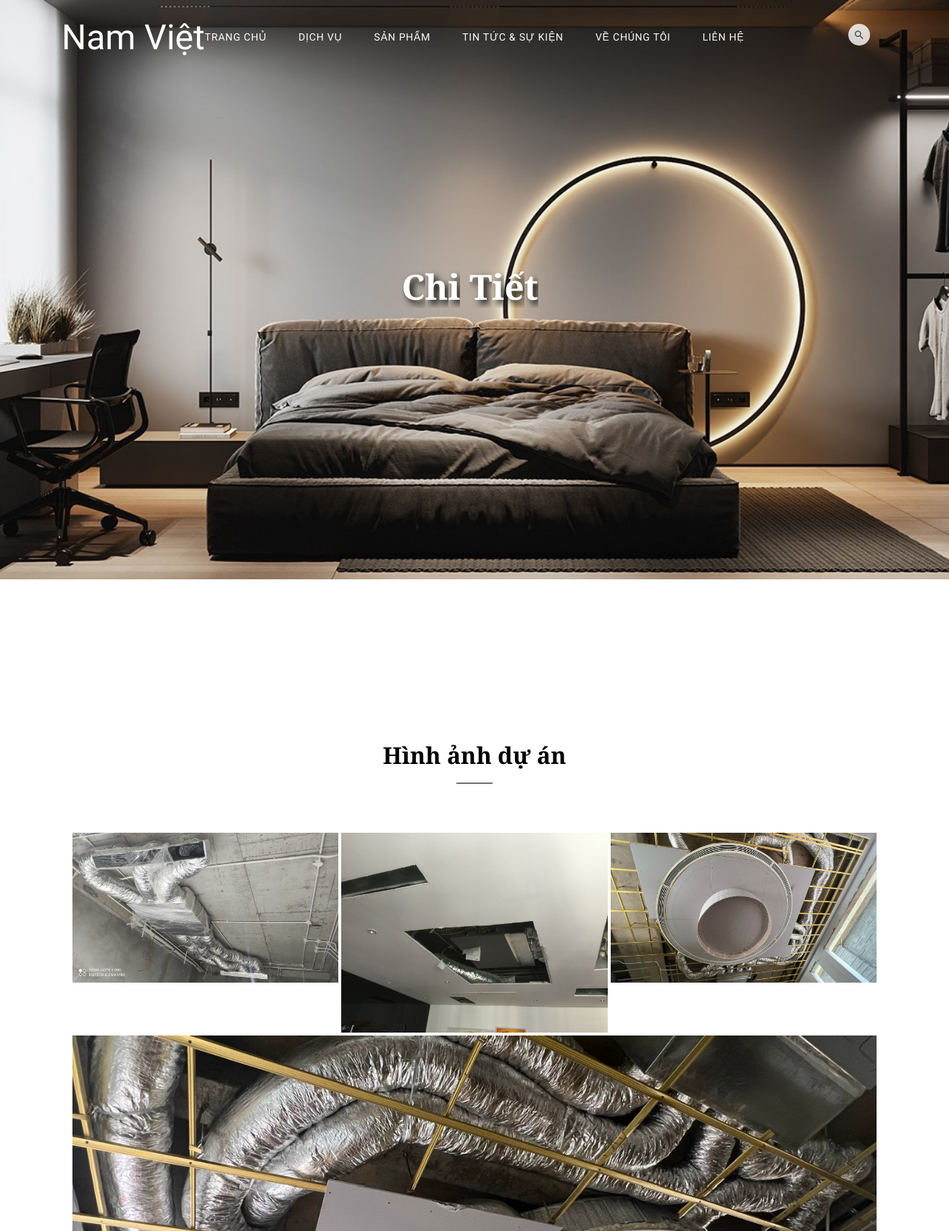
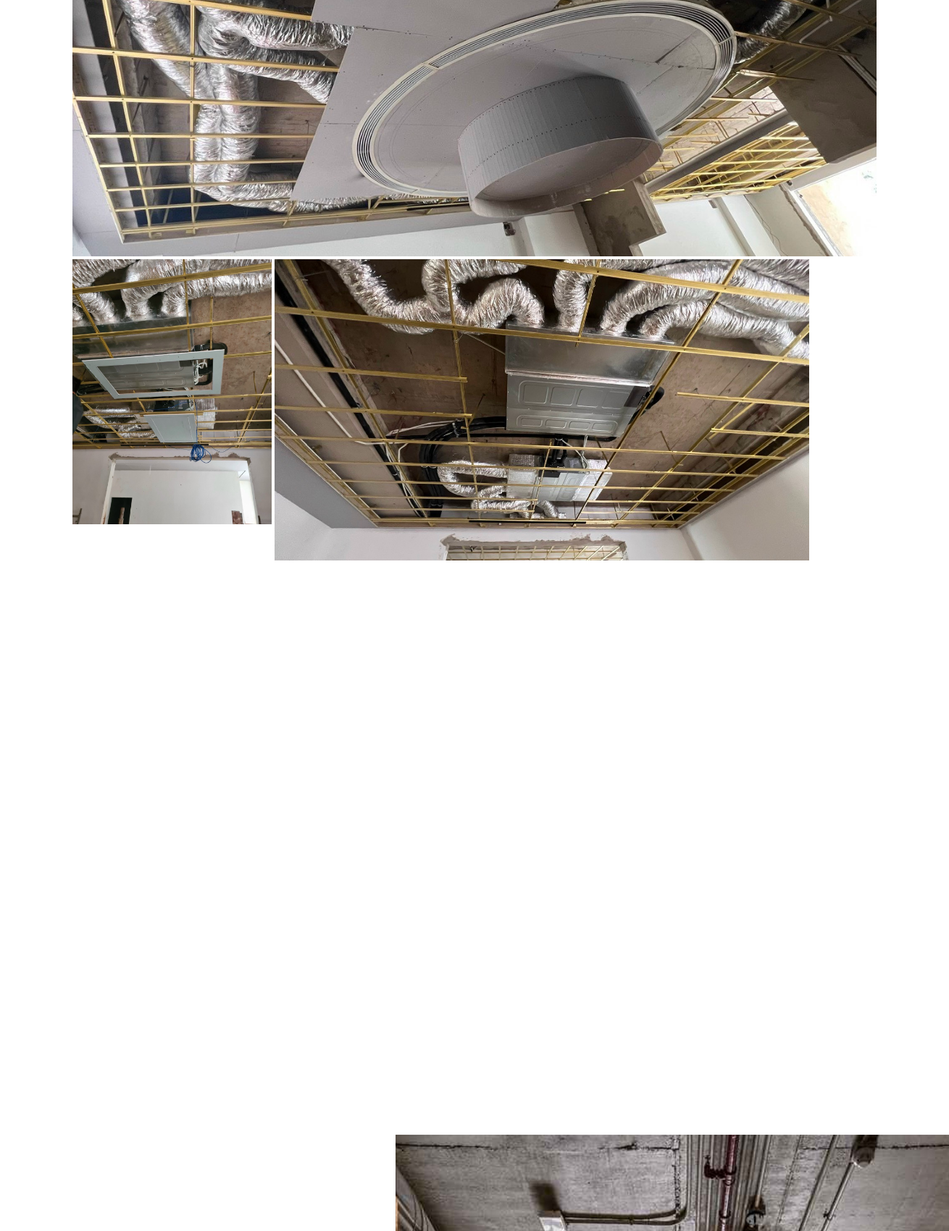
The page /detail.php?slug=noi-that-tron-goi (upper part) on the database its author committed (2 pictures, top to bottom).
### tables this page shows
CREATE TABLE `tbl_post` (
  `id` int(11) NOT NULL,
  `name` varchar(255) NOT NULL,
  `slug` varchar(255) NOT NULL,
  `cat` int(11) NOT NULL,
  `tomtat` text NOT NULL,
  `content` text NOT NULL,
  `noidung` text NOT NULL,
  `img` varchar(200) NOT NULL
);

### lib/database.php (called while the page is built, shortened)
<?php
class Database{
  public $host   = DB_HOST;
  public $user   = DB_USER;
  public $pass   = DB_PASS;
  public $dbname = DB_NAME;
  public $link;
private function connectDB(){
  $this -> link = new mysqli($this->host, $this->user, $this->pass, $this->dbname);
    mysqli_set_charset($this->link, 'UTF8');
}
public function select($query){
  $result = $this->link->query($query) or
  die($this->link->error.__LINE__);
  if($result->num_rows > 0){
    return $result;
  } else {
    return false;
  }
}
}
?>

### classes/post.php (called while the page is built, shortened)
<?php
    $filepath = realpath(dirname(__FILE__));
    include_once ($filepath. '/../lib/database.php');
?>
<?php
    class post {
        private $db;
        public function __construct() {
            $this->db = new Database();
        }
        public function get_detail($slug){
            $query = "SELECT * FROM tbl_post WHERE slug = '$slug'";
            $result = $this->db->select($query);
            return $result;
        }
    }
?>

### detail.php (the view, shortened to what this page needs)
<?php include 'classes/post.php';?>
<?php
  $ps = new post();
if(isset($_GET['slug'])){
  $slug = $_GET['slug'];
  $get_detail = $ps -> get_detail($slug);
  if($get_detail){
    $resule = $get_detail -> fetch_assoc();
  }
}
  include 'inc/header.php';
?>
<main class="untree_co--site-main">
  <div class="untree_co--site-hero inner-page" style="background-image: url('public/images/pn1.jpg')">
    <div class="container">
      <div class="row align-items-center justify-content-center">
        <div class="col-md-7 text-center">
          <div class="site-hero-contents" data-aos="fade-up">
            <h1 class="hero-heading text-white">Chi Tiết</h1>
          </div>
        </div>
      </div>
    </div>
  </div>
  <?php
  echo $resule['noidung'] ;
  ?>
</main>
<?php include 'inc/footer.php' ?>

### public/css/style.css (style rules this page uses)
body { font-family: "Roboto", sans-serif; background-color: #fff; font-weight: 300; color: rgba(0, 0, 0, 0.5); color: #707070; line-height: 1.7; overflow-x: hidden; position: relative; }
body:before { content: ""; position: absolute; left: 0; right: 0; bottom: 0; top: 0; background: rgba(0, 0, 0, 0.5); visibility: hidden; opacity: 0; -webkit-transition: 0.3s all ease; -o-transition: 0.3s all ease; transition: 0.3s all ease; z-index: 8; }
h1, h2, h3, h4, h5, h6, .h1, .h2, .h3, .h4, .h5, .h6 { font-family: "Cormorant Garamond", serif; color: #000; }
.untree_co--site-section { padding: 7rem 0; position: relative; clear: both; width: 100%; }
.untree_co--site-hero { background-size: cover; background-position: center center; background-repeat: no-repeat; }
.untree_co--site-hero, .untree_co--site-hero > .container > .row { height: 100vh; min-height: 500px; }
.untree_co--site-hero .site-hero-contents { display: block; }
.untree_co--site-hero .site-hero-contents .hero-heading { font-size: 2rem; color: #fff; line-height: 0; font-weight: 600; }
.untree_co--site-hero.inner-page .site-hero-contents { display: block; }
.untree_co--site-hero.inner-page .site-hero-contents .hero-heading { font-size: 3rem; color: #000; line-height: 0; font-family: "Cormorant Garamond", serif; font-weight: 900; text-shadow: 0.1em 0.1em 0.2em black; }
.bg-image { background-size: cover; background-position: center center; background-repeat: no-repeat; }
.section-heading h3 { font-size: 2rem; font-weight: 700; color: #000; position: relative; padding-bottom: 20px; margin-bottom: 20px; font-weight: 700; font-family: "Cormorant Garamond", serif; }
.section-heading h3:after { position: absolute; content: ""; width: 50px; height: 1px; background: #000; left: 50%; -webkit-transform: translateX(-50%); -ms-transform: translateX(-50%); transform: translateX(-50%); bottom: 0; }
.gutter-2 { margin-right: -2px !important; margin-left: -2px !important; }
.gutter-2 > .col, .gutter-2 > [class*="col-"] { margin-bottom: 4px; padding-right: 2px !important; padding-left: 2px !important; }
.room-animate .heading { line-height: 0; }
.room-animate .img-wrap { position: relative; overflow: hidden; }
.room-animate .img-wrap .bg-image { position: relative; z-index: 1; }

### rows shown on the page
tbl_post: noidung "Hình ảnh dự án", noidung (picture)
